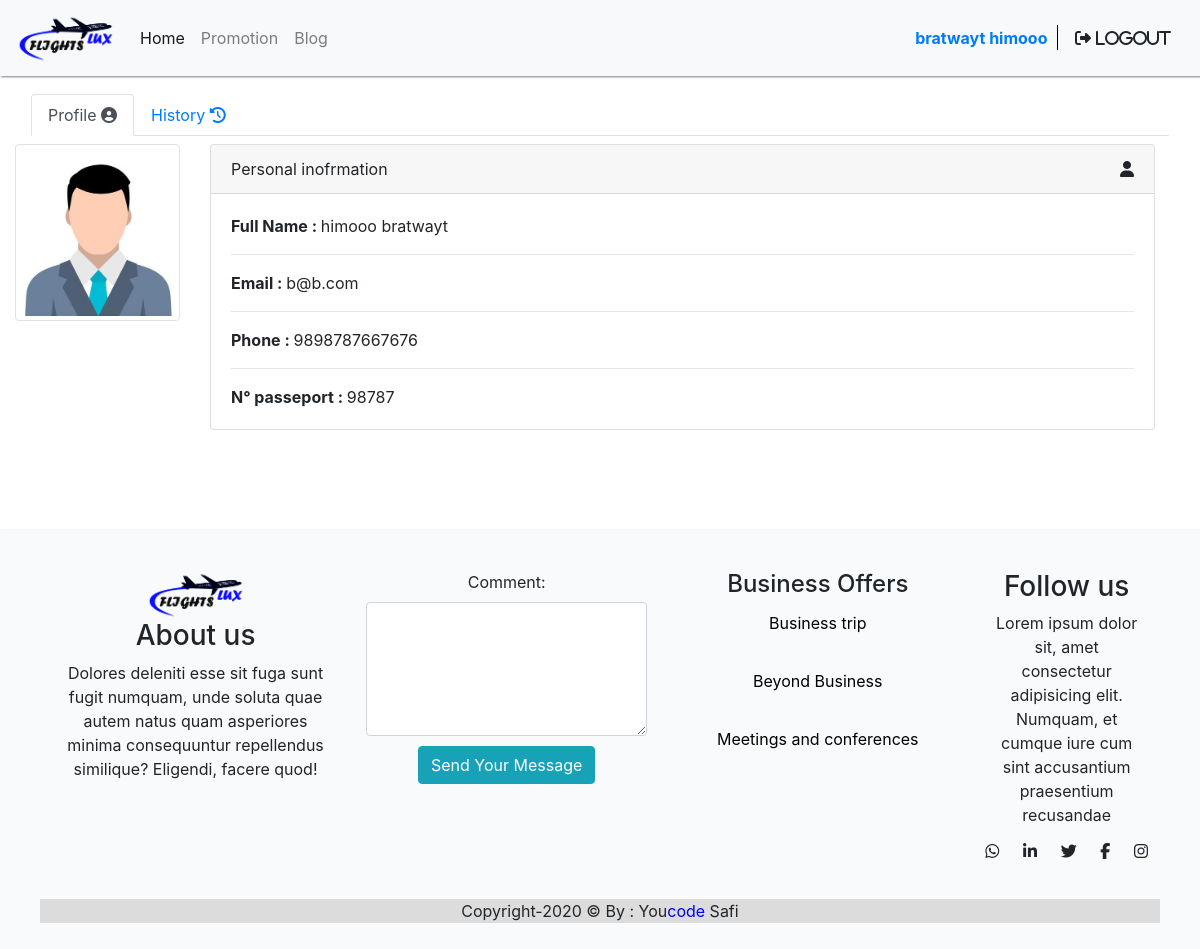
Screenshot of /views/indexuser.php (signed in) with the database file from the repository.
### tables this page shows
CREATE TABLE `utilisateur` (
  `id_user` int(11) NOT NULL,
  `nom` varchar(50) NOT NULL,
  `prenom` varchar(254) NOT NULL,
  `tel` varchar(15) NOT NULL,
  `email` varchar(254) NOT NULL,
  `num_passport` int(11) NOT NULL,
  `mot_de_passe` varchar(50) DEFAULT NULL,
  `groupID` int(11) NOT NULL DEFAULT 0,
  `cree_a` datetime DEFAULT current_timestamp()
);

### models/config_db.php (called while the page is built, shortened)
<?php
class connectDb {
    private $host   = "localhost";
    private $userDb = "root";
    private $passDb = "";
    private $Db     = "app_vols";
    protected $conn;
    public function __construct(){
        if(!isset($this->conn)){
            $this->conn = new mysqli($this->host,$this->userDb,$this->passDb,$this->Db);
        }
        return $this->conn;
    }
}
?>

### controllers/details.php (called while the page is built)
<?php
include_once('../models/userClass.php');
$user = new User();
@$sql = "SELECT * FROM utilisateur WHERE id_user = '".$_SESSION['user']."'";
$row = $user->details($sql);
?>

### models/userClass.php (called while the page is built, shortened)
<?php
include_once "config_db.php";
class User extends connectDb {
    public function details($sql){
        $query = $this->conn->query($sql);
        $row = $query->fetch_array();
        return $row;
    }
}
?>

### views/indexuser.php (the view, shortened to what this page needs)
<?php
include_once('../controllers/details.php');
?>
<!DOCTYPE html>
<html lang="en">
<head>
	<link rel="stylesheet" href="https://stackpath.bootstrapcdn.com/bootstrap/4.4.1/css/bootstrap.min.css">
	<link rel="stylesheet" href="assets/css/style.css">
</head>
<body>
    <?php include_once "parts/navbar.php"?>
    <div class="navbar navbar-inverse " >
        <div class="container-fluid">
            <ul class="nav nav-tabs w-100" id="myTab" role="tablist">
                <li class="nav-item">
                    <a class="nav-link active" id="profile-tab" data-toggle="tab" href="#profile" role="tab" aria-controls="profile" aria-selected="false">Profile <i class="fa fa-user-circle" aria-hidden="true"></i></a>
                </li>
                <li class="nav-item">
                    <a class="nav-link" id="contact-tab" data-toggle="tab" href="#contact" role="tab" aria-controls="contact" aria-selected="false">History <i class="fa fa-history" aria-hidden="true"></i></a>
                </li>
            </ul>
        </div>
    </div>
    <div class="container-fluid">
        <div class="tab-content" id="myTabContent">
            <div class="tab-pane fade show active" id="profile" role="tabpanel" aria-labelledby="home-tab">
                <div class="container-fluid row">
                    <div class="w-100">
                        <div class="row">
                            <div class="col-sm-2">
                                <picture>
                                    <source srcset="assets/userPhoto/user.jpg" type="image/svg+xml">
                                    <img src="assets/userPhoto/user.jpg" width=300 class="img-fluid img-thumbnail" alt="...">
                                </picture>
                            </div>
                            <div class="col-sm-10">
                                <div class="card">
                                    <div class="card-header">
                                        <div class="row">
                                            <div class="col-9 ">Personal inofrmation</div>
                                            <div class="col-3 text-right">
                                                <i class="fa fa-user" aria-hidden="true"></i>
                                            </div>
                                        </div>
                                    </div>
                                    <div class="card-body">
                                    <?php  if (isset($_SESSION['user'])) : ?>
                                        <p class="card-text"><b>Full Name : </b><?php echo $row['nom']." ".$row['prenom']; ?></p>
                                        <hr>
                                        <p class="card-text"><b>Email : </b><?php echo $row['email'];?></p>
                                        <hr>
                                        <p class="card-text"><b>Phone : </b><?php echo $row['tel'];?></p>
                                        <hr>
                                        <p class="card-text"><b>N° passeport : </b><?php echo $row['num_passport'];?></p>
                                    <?php endif ?>
                                    </div>
                                </div>
                            </div>
                        </div>
                    </div>
                </div>
            </div>
        </div>
    </div>
	<?php
    include_once "parts/footer.php";
    ?>
</body>
</html>

### views/parts/navbar.php (shortened to what this page needs)
<header style=" margin-bottom:10px;">
        <nav class="navbar navbar-expand-lg navbar-light bg-light">
            <a class="navbar-brand" href="index.php"><img src="assets/logo.png" width=100></a>
            <div class="collapse navbar-collapse" id="navbarSupportedContent">
                <ul class="navbar-nav mr-auto">
                    <li class="nav-item active">
                        <a class="nav-link" href="index.php">Home <span class="sr-only">(current)</span></a>
                    </li>
                    <li class="nav-item">
                        <a class="nav-link" href="promo.php">Promotion</a>
                    </li>
                    <li class="nav-item">
                        <a class="nav-link" href="blog.php">Blog</a>
                    </li>
                </ul>
                <form class="form-inline my-2 my-lg-0">
                    <?php if(isset($_SESSION['user'])): ?>
					<strong class="text-primary" ><a type="submit" href="login.php"><?php echo $row['prenom']." ".$row['nom']; ?></a></strong>&nbsp;
					<a href="../controllers/logout.php" class="btn btn-light" type="submit">
                    	<i class="fas fa-sign-out-alt"> <b>Logout</b></i>
                    </a>
					<?php endif; ?>
                </form>
            </div>
        </nav>
    </header>

### views/assets/css/style.css (style rules this page uses)
nav { margin-bottom: 10px; box-shadow: 1px 1px 2px gray; }

### rows the page displays
utilisateur: prenom "bratwayt", nom "himooo", email "b@b.com", tel "9898787667676", num_passport "98787"
